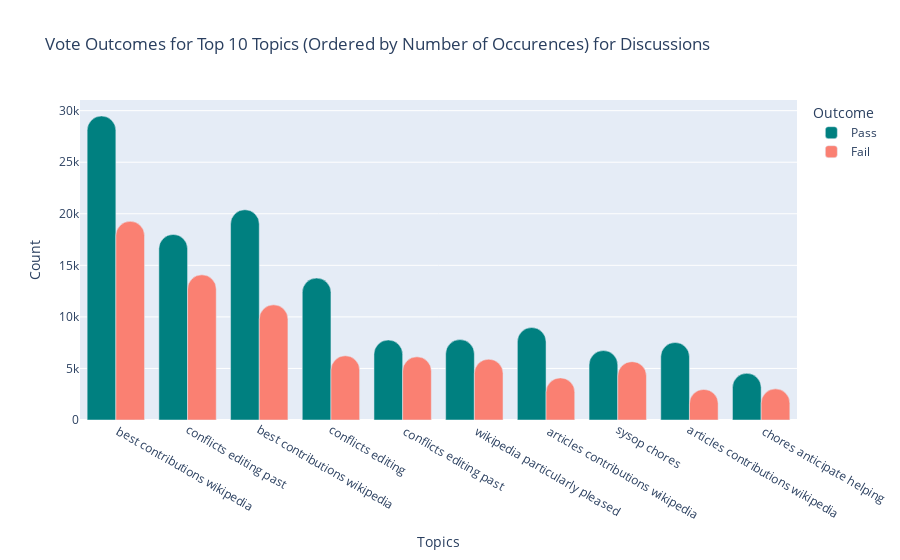

Source (notebook cell):
### Code cell
plot.plot_topics_pass(data, comment=False,prt=True,savefig=True)

### Figure 1 — Plotly figure (JSON) as saved in the notebook; plotly's stock layout.template omitted (floating-point values rounded to 4 significant figures)
{"data": [{"marker": {"color": "teal"}, "name": "Pass", "type": "bar", "x": [" best contributions wikipedia", "conflicts editing past", "best contributions wikipedia", "conflicts editing", " conflicts editing past", " wikipedia particularly pleased", " articles contributions wikipedia", "sysop chores", "articles contributions wikipedia", " chores anticipate helping"], "y": [29483, 17997, 20393, 13762, 7759, 7798, 8968, 6736, 7518, 4531]}, {"marker": {"color": "salmon"}, "name": "Fail", "type": "bar", "x": [" best contributions wikipedia", "conflicts editing past", "best contributions wikipedia", "conflicts editing", " conflicts editing past", " wikipedia particularly pleased", " articles contributions wikipedia", "sysop chores", "articles contributions wikipedia", " chores anticipate helping"], "y": [19271, 14079, 11170, 6229, 6128, 5900, 4085, 5661, 2968, 3020]}], "layout": {"barcornerradius": 15, "barmode": "group", "legend": {"title": {"text": "Outcome"}}, "title": {"text": "Vote Outcomes for Top 10 Topics (Ordered by Number of Occurences) for Discussions"}, "xaxis": {"title": {"text": "Topics"}}, "yaxis": {"title": {"text": "Count"}}}}
